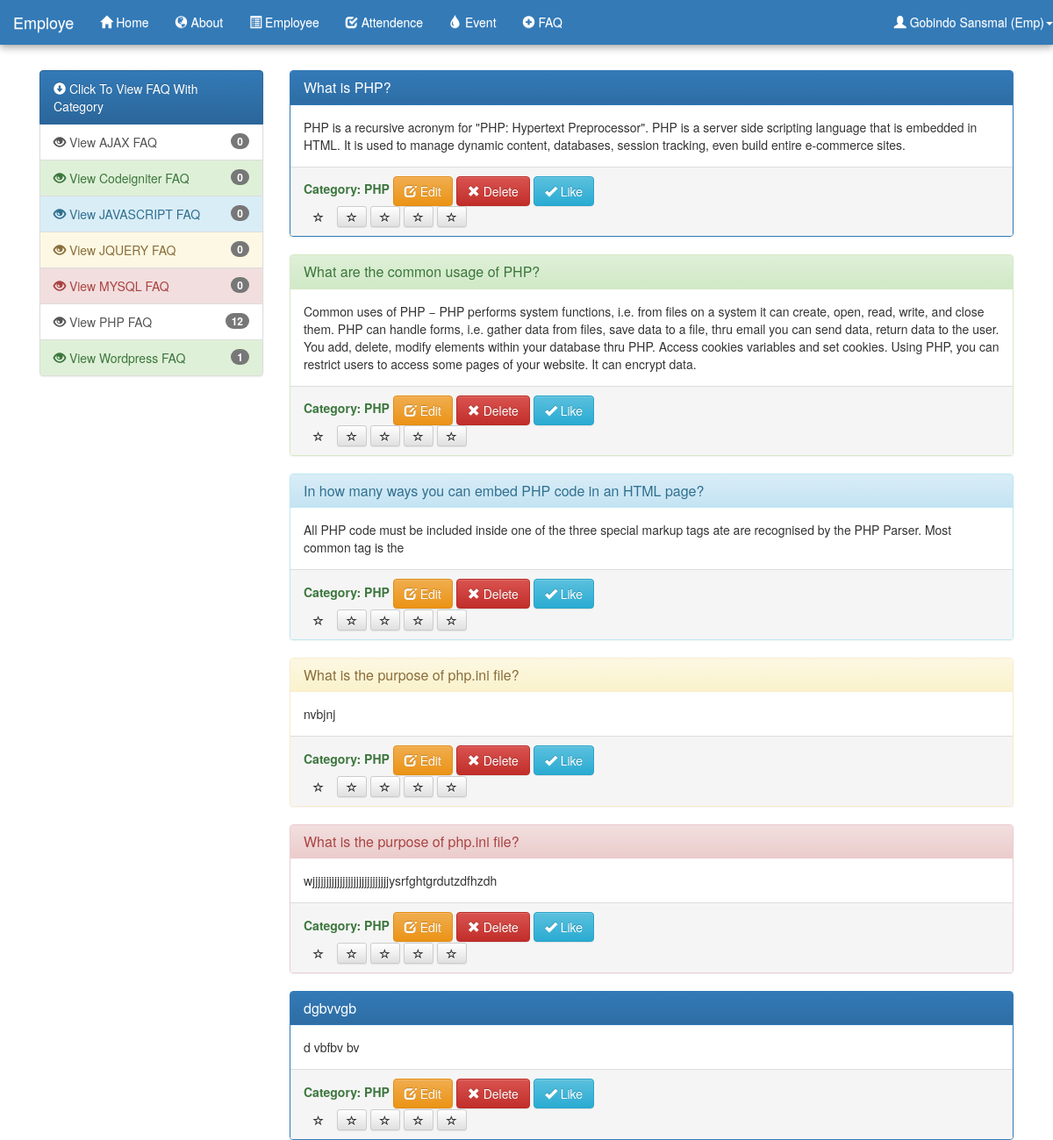
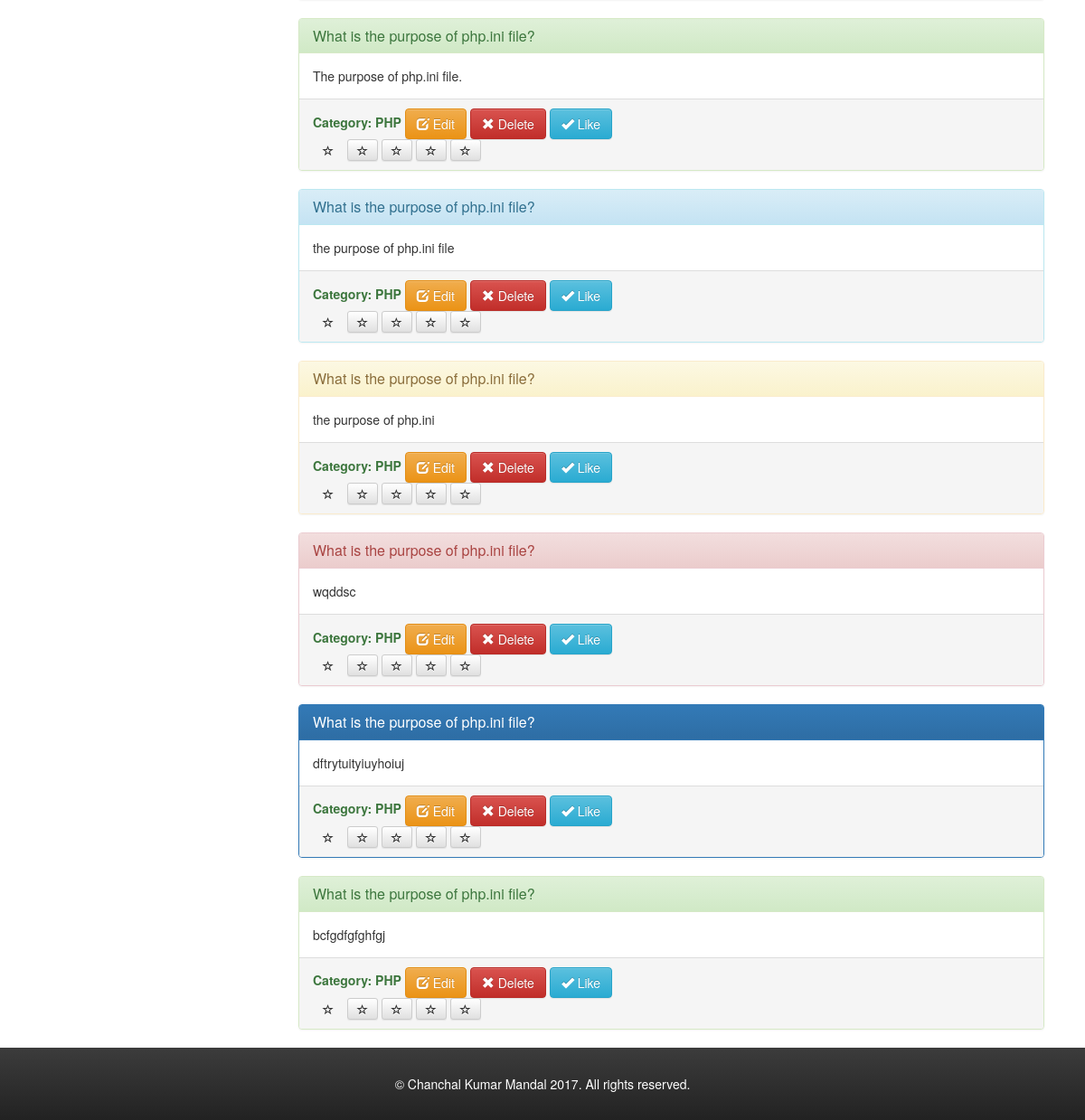
Page /employee/faq-with-single-category.php?category_id=1 (signed in) on the committed database (2 pictures, top to bottom).
### tables this page shows
CREATE TABLE `users` (
  `id` int(11) NOT NULL,
  `name` varchar(50) NOT NULL,
  `username` varchar(100) NOT NULL,
  `password` text NOT NULL,
  `address` text NOT NULL,
  `latitude` float(10,6) NOT NULL,
  `longitude` float(10,6) NOT NULL,
  `mobile` varchar(30) NOT NULL,
  `email` varchar(50) NOT NULL,
  `salary` decimal(10,2) NOT NULL,
  `dateOfJoinning` date NOT NULL,
  `role` varchar(30) NOT NULL
);

CREATE TABLE `faq_categories` (
  `id` int(11) NOT NULL,
  `category` varchar(100) NOT NULL,
  `total_faq` int(11) NOT NULL DEFAULT '0'
);

CREATE TABLE `faq` (
  `id` int(11) NOT NULL,
  `question` text NOT NULL,
  `answer` text NOT NULL,
  `category_id` int(11) NOT NULL
);

### database/dbconnection.php (called while the page is built, shortened)
<?php
class Dbconnection{
	protected $db_name = "admin-employee";
	protected $db_user = "root";
	protected $db_pass = "";
	protected $db_host = "localhost";
	public function connect(){
		$this->db_conn = mysqli_connect($this->db_host, $this->db_user, $this->db_pass, $this->db_name);
		return true;
	}
}
$db=new Dbconnection();
?>

### employee/faq-with-single-category.php (the view, shortened to what this page needs)
<?php
require_once("employee-header.php");
$categoryId = $_REQUEST['category_id'];
$faqResult = mysqli_query($db->db_conn, "SELECT faq.id AS id, faq.question AS question, faq.answer AS answer, faq_categories.category as category, faq_categories.id AS category_id FROM faq INNER JOIN faq_categories On faq.category_id = faq_categories.id WHERE category_id = '" . $categoryId . "'");
?>
<div class="page-container">
	<div class="col-lg-3 col-md-3 col-sm-4 col-xs-12">
		<?php require_once("faq-category-menu.php");?>
	</div>
	<div class="col-lg-9 col-md-9 col-sm-8 col-xs-12">
<?php
if(mysqli_num_rows($faqResult) > 0){
	$i = 0;
	foreach($faqResult as $faqResult){
		if($i % 5 == 0){
			$panelClass = "panel-primary";
		}elseif($i % 5 == 1){
			$panelClass = "panel-success";
		}elseif($i % 5 == 2){
			$panelClass = "panel-info";
		}elseif($i % 5 == 3){
			$panelClass = "panel-warning";
		}elseif($i % 5 == 4){
			$panelClass = "panel-danger";
		}else{
			$panelClass = "panel-default";
		}
		?>
		<div class="">
			<?php
			echo '<div class="panel '.$panelClass.'">
				<div class="panel-heading">
				   <h3 class="panel-title">'.$faqResult["question"].'</h3>
				</div>
			  	<div class="panel-body">'.$faqResult["answer"].'</div>
			  	<div class="panel-footer">
					<label class="text-success">Category: '.$faqResult["category"].'</label>
			  		<button type="button" class="btn btn-warning"  data-toggle="modal" data-target="#editFAQModal' . $faqResult['id'] . '"><span class="glyphicon glyphicon-edit"></span> Edit</button>
					<button type="button" class="btn btn-danger"><a href="#" onclick="return checkDelete()"><span class="glyphicon glyphicon-remove"></span> Delete</a></button>
					<button type="button" class="btn btn-info"><a href="#"><span class="glyphicon glyphicon-ok"></span> Like</a></button>
					<div class="rating-select">
				        <div class="btn btn-<% { %> if rate > 0 <% } %>warning<% { %> else <% } %>default<% { %> endif <% }{ %> if rate == 1 <% } %> selected<% {%> endif <% } %> btn-sm" onclick="setValue(1)"><span class="glyphicon glyphicon-star-empty"></span></div>
				        <div class="btn btn-default btn-sm" onclick="setValue(2)"><span class="glyphicon glyphicon-star-empty"></span></div>
				        <div class="btn btn-default btn-sm" onclick="setValue(3)"><span class="glyphicon glyphicon-star-empty"></span></div>
				        <div class="btn btn-default btn-sm" onclick="setValue(4)"><span class="glyphicon glyphicon-star-empty"></span></div>
				        <div class="btn btn-default btn-sm" onclick="setValue(5)"><span class="glyphicon glyphicon-star-empty"></span></div>
				    </div>
			  	</div>
			</div>
			<div class="modal fade" id="editFAQModal' . $faqResult['id'] . '" role="dialog">
			        			<input type = "hidden" class = "form-control" name = "faq_id" value="' .  $faqResult['id'] .'">
			        			<input type = "hidden" class = "form-control" name = "category_id" value="' .  $faqResult['category_id'] .'">
							        <input type = "text" class = "form-control" id = "question" name = "question" value = "' . $faqResult['question'] . '" required autofocus>
							        <textarea class="form-control" id="answer" name="answer" required>'.$faqResult["answer"].'</textarea>
								  	<label for="category">Category: '.$faqResult['category'].'</label>
			</div>';
			?>
			</div>
		<?php
		$i++;
	}
}else{
	echo '<div class="row" style="text-align:center;color:#ff0000;">No record found.</div>';
}
echo '</div>
	</div>
</div>';
require_once("employee-footer.php");
?>

### employee/employee-header.php (shortened to what this page needs)
<?php
require_once("../database/dbconnection.php");
?>
<html>
	<head>
		<link href="//netdna.bootstrapcdn.com/bootstrap/3.3.2/css/bootstrap.min.css" rel="stylesheet">
		<link rel="stylesheet" href="../assets/bootstrap/css/bootstrap-theme.min.css">
		<link rel="stylesheet" href="../assets/bootstrap/css/bootstrap-datepicker3.css"/>
		<link rel="stylesheet" type="text/css" href="../assets/css/login-form.css"/>
		<link rel="stylesheet" type="text/css" href="../assets/css/admin-style.css"/>
	</head>
	<body>
		<nav role="navigation" class="navbar navbar-dark bg-primary navbar-fixed-top">
	        <div id="navbarCollapse" class="collapse navbar-collapse header-menu">
	        	<div class="navbar-header">
			      	<a class="navbar-brand" href="employee-profile.php">Employe</a>
			    </div>
			    <?php
			    if(isset($_SESSION["employee_user_name"])) {
					$employe_id = $_SESSION['e_id'];
					$employeResult = mysqli_query($db->db_conn, "SELECT * FROM users WHERE role != 'admin' AND id = " . $employe_id);
					$faqCategoryResult = mysqli_query($db->db_conn, "SELECT * FROM faq_categories order by category");
				?>
	            <ul class="nav navbar-nav">
			      	<li class="active"><a href="employee-profile.php"><span class="glyphicon glyphicon-home"></span> Home</a></li>
			        <li><a href="about-us.php"><span class="glyphicon glyphicon-globe"></span> About</a></li>
			        <li><a href="employee.php"><span class="glyphicon glyphicon-list-alt"></span> Employee</a></li>
			        <li><a href="attendance.php"><span class="glyphicon glyphicon-check"></span> Attendence</a></li>
			        <li><a href="event.php"><span class="glyphicon glyphicon-tint"></span> Event</a>
			        </li>
			        <li><a href="faq.php"><span class="glyphicon glyphicon-plus-sign"></span> FAQ</a>
			        </li>
			    </ul>
			    <?php
				foreach($employeResult as $userEmploye) {
			    ?>
				    <ul class="nav navbar-nav navbar-right">
				      	<li><a class="dropdown-toggle" data-toggle="dropdown" href="#"><span class="glyphicon glyphicon-user"></span> <?php echo $userEmploye['name'] . ' (' . $userEmploye['role'] . ')'; ?><span class="caret"></span></a>
				      	</li>
				    </ul>
			    <?php
			    	}
				}
				?>
	        </div>
	    </nav>

### employee/faq-category-menu.php (shortened to what this page needs)
<?php
require_once("employee-header.php");
if(isset($_SESSION["employee_user_name"])) {
?>
				<div class="list-group">
					<a href="#" class="list-group-item active"><span class="glyphicon glyphicon-circle-arrow-down"></span> Click To View FAQ With Category</a>
					<?php
					$i=0;
					foreach($faqCategoryResult as $category){
						if($i % 5 == 0){
							$listGroupItemClass = "list-group-item-primary";
						}elseif($i % 5 == 1){
							$listGroupItemClass = "list-group-item-success";
						}elseif($i % 5 == 2){
							$listGroupItemClass = "list-group-item-info";
						}elseif($i % 5 == 3){
							$listGroupItemClass = "list-group-item-warning";
						}elseif($i % 5 == 4){
							$listGroupItemClass = "list-group-item-danger";
						}else{
							$listGroupItemClass = "list-group-item-default";
							$panelClass = "panel-default";
						}
						echo '<a href="faq-with-single-category.php?category_id='.$category['id'].'" class="list-group-item '.$listGroupItemClass.'"><span class="glyphicon glyphicon-eye-open"></span> View '.$category['category'].' FAQ<span class="badge">'.$category['total_faq'].'</span></a>';
						$i++;
					}
					?>
				</div>
<?php
}else{
	echo "<script>window.location.href='employee-login.php'</script>";
}

### assets/css/admin-style.css (style rules this page uses)
body,html { height: 100%; }
body { font-size: 14px; }
a { color:#FFF; }
.page-container { margin-top:50px; padding:30px; min-height:550px; }
.navbar { box-shadow: 0 0 4px rgba(0,0,0,.14),0 4px 8px rgba(0,0,0,.28); }

### rows in the picture
users: name "Gobindo Sansmal", role "Emp"
faq_categories: category "AJAX", total_faq "0"
faq_categories: category "Codeigniter", total_faq "0"
faq_categories: category "JAVASCRIPT", total_faq "0"
faq_categories: category "JQUERY", total_faq "0"
faq_categories: category "MYSQL", total_faq "0"
faq_categories: category "PHP", total_faq "12"
faq_categories: category "Wordpress", total_faq "1"
faq: question "What is PHP?", answer "PHP is a recursive acronym for \"PHP: Hypertext Preprocessor\". PHP is a server side scripting language that is embedded in HTML. It is used to manage dynamic content, databases, session tracking, even build entire e-commerce sites.", faq_categories.category "PHP"
faq: question "What are the common usage of PHP?", answer "Common uses of PHP − PHP performs system functions, i.e. from files on a system it can create, open, read, write, and close them. PHP can handle forms, i.e. gather data from files, save data to a file, thru email you can send data, return data to the user. You add, delete, modify elements within your database thru PHP. Access cookies variables and set cookies. Using PHP, you can restrict users to access some pages of your website. It can encrypt data.", faq_categories.category "PHP"
faq: question "In how many ways you can embed PHP code in an HTML page?", answer "All PHP code must be included inside one of the three special markup tags ate are recognised by the PHP Parser. Most common tag is the", faq_categories.category "PHP"
faq: question "What is the purpose of php.ini file?", answer "nvbjnj", faq_categories.category "PHP"
faq: question "What is the purpose of php.ini file?", answer "wjjjjjjjjjjjjjjjjjjjjjjjjjjjjysrfghtgrdutzdfhzdh", faq_categories.category "PHP"
faq: question "dgbvvgb", answer "d vbfbv bv", faq_categories.category "PHP"
faq: question "What is the purpose of php.ini file?", answer "The purpose of php.ini file.", faq_categories.category "PHP"
faq: question "What is the purpose of php.ini file?", answer "the purpose of php.ini file", faq_categories.category "PHP"
faq: question "What is the purpose of php.ini file?", answer "the purpose of php.ini", faq_categories.category "PHP"
faq: question "What is the purpose of php.ini file?", answer "wqddsc", faq_categories.category "PHP"
faq: question "What is the purpose of php.ini file?", answer "dftrytuityiuyhoiuj", faq_categories.category "PHP"
faq: question "What is the purpose of php.ini file?", answer "bcfgdfgfghfgj", faq_categories.category "PHP"
